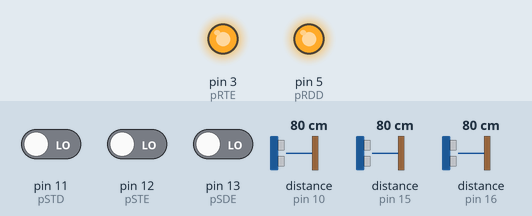
Recording of a sketch running on a simulated Arduino Uno, built with avr-gcc and run on an emulated ATmega328P. On the bench: output pins drawn as LEDs (lit = HIGH). Wiring (inferred from the names in the program): 3 × ultrasonic range finder: trigger pin 2, echo pin 16 / trigger pin 4, echo pin 10 / trigger pin 14, echo pin 15. Inputs (shaded band) come from the test bench; at power-on: pin 11 (pSTD) LOW, pin 13 (pSDE) LOW, pin 12 (pSTE) LOW, distance to the obstacle (sensors on pin 10, pin 15, pin 16) 80 cm. The echo pulse lasts 58.3 µs per cm; pins used as bus, display or sensor lines are not drawn.

Above: at 1.2 s.
1.3 s: pin 11 (pSTD) driven HIGH
At 2.4 s:
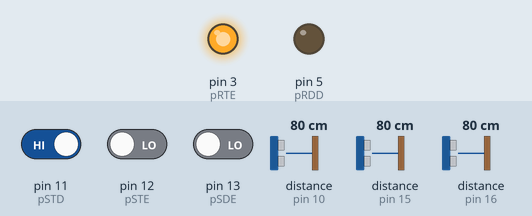
2.8 s: pin 13 (pSDE) driven HIGH
At 4.0 s:
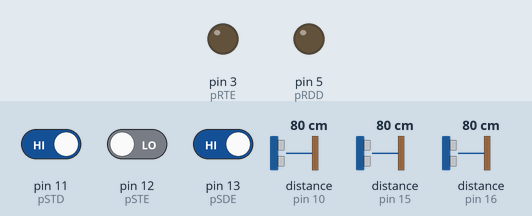
4.3 s: pin 11 (pSTD) driven LOW
At 5.4 s:
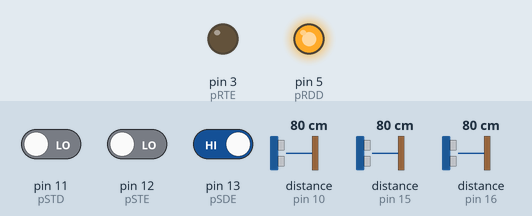
5.8 s: pin 12 (pSTE) driven HIGH
At 6.5 s:
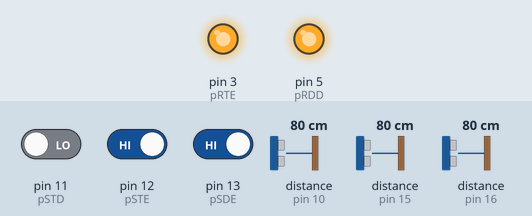
7.3 s: pin 12 (pSTE) driven LOW
At 7.7 s:
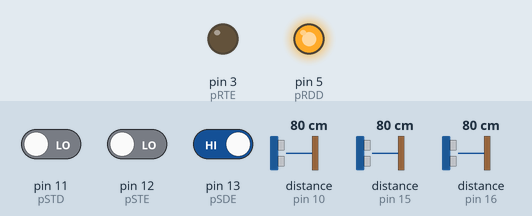
Timing chart, 0 to 9.8 s (numbered marks = the images above; inputs shaded):
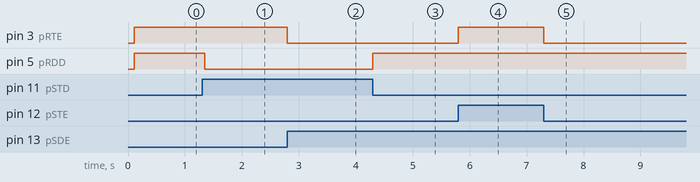

Measured:
- after the input at 1.3 s, pin 5 (pRDD): HIGH → LOW after 0.05 s
- after the input at 2.8 s, pin 3 (pRTE): HIGH → LOW at once
- after the input at 4.3 s, pin 5 (pRDD): LOW → HIGH at once
- after the input at 5.8 s, pin 3 (pRTE): LOW → HIGH at once
- after the input at 7.3 s, pin 3 (pRTE): HIGH → LOW at once

The sketch:

Robo_Sumo_Automono_Ultrassom_Duplo.ino
```cpp
//Robô Sumo - 08/12/2017
//Alunos:
//Pedro H Secchi
//Letícia Ladislau
//Rafael Salvador
//IFSP - Campus Catanduva
#include "Ultrasonic.h"
//--------------------------------------------
//Declara pinos de acionamento do relê
#define pRDE       2
#define pRTE       3
#define pRTD       4
#define pRDD       5
//Declara pinos dos sensores infravermelhos
#define pSDD       10
#define pSTD       11
#define pSTE       12
#define pSDE       13
//Declara pinos de trigger e echo dos sensore ultrassonicos
#define pTUD       17
#define pEUD       16
#define pTUE       14
#define pEUE       15
//Prototipagem das funções --------------------------------------------
void LEITURA();
void ACIONAMENTO();
void US_D();
void US_E();
void SUS();
void SIV();

//Declara variaveis auxiliares
 int ald=0;
 int ale=0;
 int dud=0;
 int due=0;
 int tud=0;
 int tue=0;
 int siv=0;
 int sus=0;
 int gir=-1;
 int dist=175;
//--------------------------------------------
void setup() {
//Seta os pinos como entrada ou saída
  pinMode(pSDD, INPUT);
  pinMode(pSTD, INPUT);
  pinMode(pSTE, INPUT);
  pinMode(pSDE, INPUT);


  pinMode(pRDD, OUTPUT);
  pinMode(pRTD, OUTPUT);
  pinMode(pRTE, OUTPUT);
  pinMode(pRDE, OUTPUT);

  pinMode(pTUD, OUTPUT);
  pinMode(pEUD, INPUT);
  pinMode(pTUE, OUTPUT);
  pinMode(pEUE, INPUT);

  //Serial.begin(9600);

}
//--------------------------------------------
void loop() {
  LEITURA();
  ACIONAMENTO();
}
//--------------------------------------------
void LEITURA() {
  //Setando as variavesi com valores default
  ald=0;
  ale=0;
  dud=0;
  due=0;
  sus=0;
  siv=1;

  SIV();
  if(siv==0)
  { US_D();
  delay(100);
  US_E();
  if(sus=1)
  {SUS();
    }

  }


 //delay(1000);
}
//--------------------------------------------

void US_D(){// verifica o valor do utrassom direito e seta variavel caso tenha encontrado algo
digitalWrite(pTUD,LOW);
delayMicroseconds(2);
digitalWrite(pTUD,HIGH);
delayMicroseconds(10);
digitalWrite(pTUD,LOW);
tud = pulseIn(pEUD, HIGH,5000);
dud = tud/29.4 / 2;
if(dud<dist&&dud>0)
{sus=1;}
delay(1);
//Serial.print("Direita: ");Serial.println(dud);delay(1000);
}
//--------------------------------------------
void US_E(){// verifica o valor do utrassom esquerdo e seta variavel caso tenha encontrado algo
digitalWrite(pTUE,LOW);
delayMicroseconds(2);
digitalWrite(pTUE,HIGH);
delayMicroseconds(10);
digitalWrite(pTUE,LOW);
tue = pulseIn(pEUE, HIGH,5000);
due = tue/29.4 / 2;
if(due<dist&&due>0)
{sus=1;}
delay(1);
//Serial.print("|Direita: ");Serial.println(dud);Serial.print("|Esquerda:  ");Serial.print(due);delay(1000);
}
//--------------------------------------------
void SUS(){ //resolve os valores referentes a leitura dos sensores ultrassônicos verificando para qual direção ele vai virar
if(dud>due&&due>0)
{ald = 1;}
if(due>dud&&dud>0)
{ale = 1;}
if(dud==due&&dud>0&&due>0)
{ald = 1;
 ale = 1;}
//Serial.print(ale);Serial.print("|");Serial.println(ald);
}
//--------------------------------------------
void SIV(){
// Lê os sensorer infra vermelho para verificar se não está na borda da arena
// Em seguida seta as variaveis auxiliares
 if(digitalRead(pSDD)== HIGH)
 {ald=-1;}
 if(digitalRead(pSTD)== HIGH)
 {ald= 1;}

  if(digitalRead(pSDE)== HIGH)
 {ale=-1;}
 if(digitalRead(pSTE)== HIGH)
 {ale= 1;}

 if(ald == 0 && ale == 0)// caso naõ esteja na borda da arena, seta a variavel para dar continuidade ao processo
 {siv=0;}
}
//--------------------------------------------
void ACIONAMENTO ()
{ switch(ald){//Resolve o acionamento do motor direito
  case  0 :{digitalWrite(pRTD,HIGH);digitalWrite(pRDD,HIGH);gir++;break;}
  case -1 :{digitalWrite(pRTD,LOW);digitalWrite(pRDD,HIGH);break;}
  case  1 :{digitalWrite(pRDD,LOW);digitalWrite(pRTD,HIGH);break;}
  }


  switch(ale){ //Resolve o acionamento do motor esquedo
  case  0 :{digitalWrite(pRTE,HIGH);digitalWrite(pRDE,HIGH);gir++;break;}
  case -1 :{digitalWrite(pRTE,LOW);digitalWrite(pRDE,HIGH);break;}
  case  1 :{digitalWrite(pRDE,LOW);digitalWrite(pRTE,HIGH);break;}
  }
  if(gir==2)// Se nenhum acionamento específico foi feito ele gira um pouco
  {digitalWrite(pRTD,LOW);digitalWrite(pRDD,HIGH);
   digitalWrite(pRDE,LOW);digitalWrite(pRTE,HIGH);}
    gir=0;
 }
```
